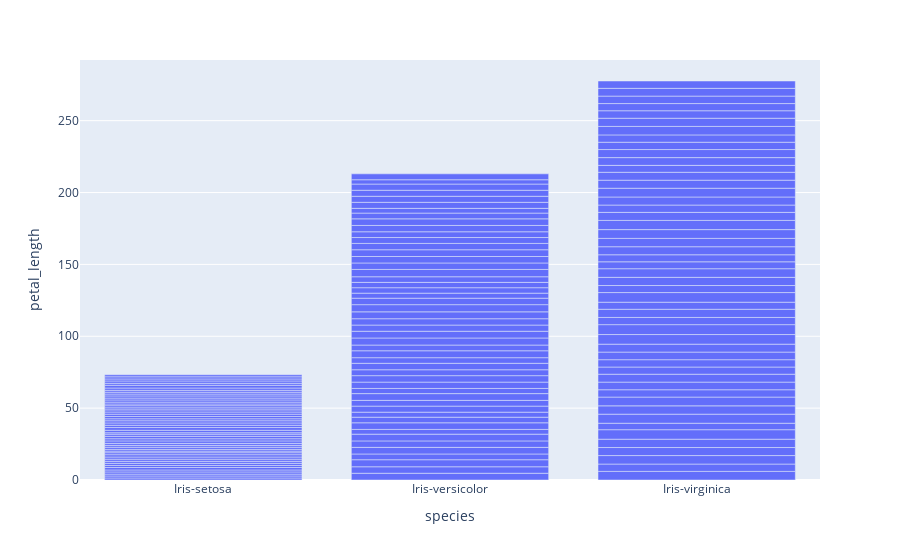

The notebook cell this image was saved under:
### Code cell
px.bar (iris , x = 'species' , y = 'petal_length' )

### Figure 1 — Plotly figure (JSON) as saved in the notebook; plotly's stock layout.template omitted (floating-point values rounded to 4 significant figures; data arrays with more than 128 entries replaced by an {"elided": "..."} marker saying what was removed)
{"data": [{"alignmentgroup": "True", "hovertemplate": "species=%{x}<br>petal_length=%{y}<extra></extra>", "legendgroup": "", "marker": {"color": "#636efa", "pattern": {"shape": ""}}, "name": "", "offsetgroup": "", "orientation": "v", "showlegend": false, "textposition": "auto", "type": "bar", "x": {"elided": "150 str values"}, "xaxis": "x", "y": {"elided": "150 float values"}, "yaxis": "y"}], "layout": {"barmode": "relative", "legend": {"tracegroupgap": 0}, "margin": {"t": 60}, "xaxis": {"anchor": "y", "domain": [0, 1], "title": {"text": "species"}}, "yaxis": {"anchor": "x", "domain": [0, 1], "title": {"text": "petal_length"}}}}
